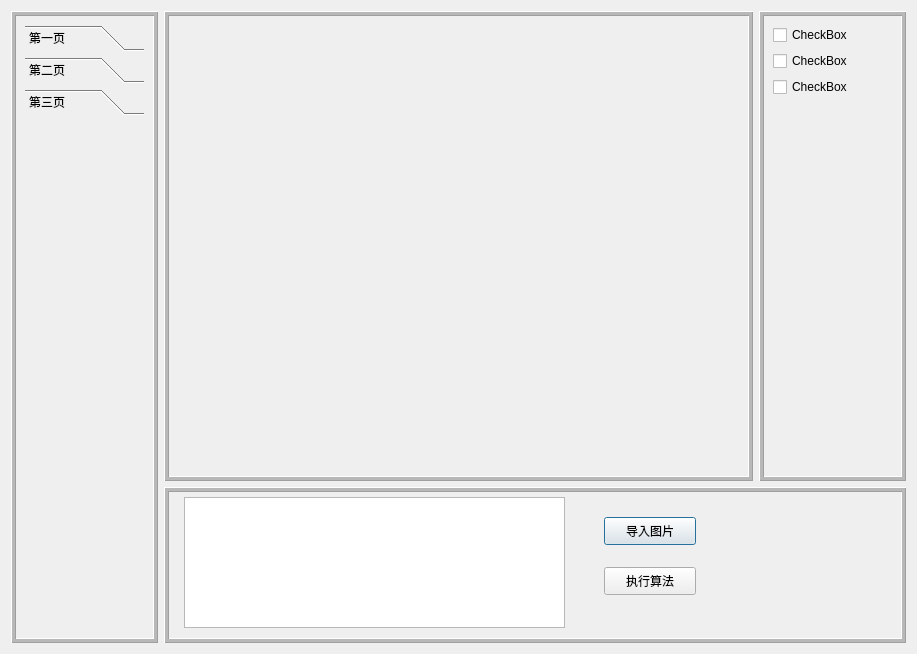
<?xml version="1.0" encoding="UTF-8"?>
<ui version="4.0">
 <class>OpenCVDialog</class>
 <widget class="QDialog" name="OpenCVDialog">
  <property name="geometry">
   <rect>
    <x>0</x>
    <y>0</y>
    <width>917</width>
    <height>654</height>
   </rect>
  </property>
  <property name="windowTitle">
   <string>Dialog</string>
  </property>
  <layout class="QGridLayout" name="gridLayout" rowstretch="6,2" columnstretch="1,4,1">
   <item row="0" column="2">
    <widget class="QFrame" name="frame_4">
     <property name="frameShape">
      <enum>QFrame::Box</enum>
     </property>
     <property name="frameShadow">
      <enum>QFrame::Raised</enum>
     </property>
     <property name="midLineWidth">
      <number>3</number>
     </property>
     <layout class="QVBoxLayout" name="verticalLayout_3">
      <property name="spacing">
       <number>0</number>
      </property>
      <property name="leftMargin">
       <number>0</number>
      </property>
      <property name="topMargin">
       <number>0</number>
      </property>
      <property name="rightMargin">
       <number>0</number>
      </property>
      <property name="bottomMargin">
       <number>0</number>
      </property>
      <item>
       <widget class="QStackedWidget" name="stackedWidget">
        <property name="currentIndex">
         <number>0</number>
        </property>
        <widget class="QWidget" name="page_2">
         <layout class="QVBoxLayout" name="verticalLayout_4">
          <item>
           <widget class="QCheckBox" name="checkBox">
            <property name="text">
             <string>CheckBox</string>
            </property>
           </widget>
          </item>
          <item>
           <widget class="QCheckBox" name="checkBox_2">
            <property name="text">
             <string>CheckBox</string>
            </property>
           </widget>
          </item>
          <item>
           <widget class="QCheckBox" name="checkBox_3">
            <property name="text">
             <string>CheckBox</string>
            </property>
           </widget>
          </item>
          <item>
           <spacer name="verticalSpacer">
            <property name="orientation">
             <enum>Qt::Vertical</enum>
            </property>
            <property name="sizeHint" stdset="0">
             <size>
              <width>20</width>
              <height>40</height>
             </size>
            </property>
           </spacer>
          </item>
         </layout>
        </widget>
        <widget class="QWidget" name="page_4"/>
        <widget class="QWidget" name="page_5"/>
       </widget>
      </item>
     </layout>
    </widget>
   </item>
   <item row="0" column="0" rowspan="2">
    <widget class="QFrame" name="frame_2">
     <property name="frameShape">
      <enum>QFrame::Box</enum>
     </property>
     <property name="frameShadow">
      <enum>QFrame::Raised</enum>
     </property>
     <property name="midLineWidth">
      <number>3</number>
     </property>
     <layout class="QVBoxLayout" name="verticalLayout_2">
      <item>
       <widget class="QToolBox" name="toolBox">
        <property name="currentIndex">
         <number>2</number>
        </property>
        <widget class="QWidget" name="page">
         <property name="geometry">
          <rect>
           <x>0</x>
           <y>0</y>
           <width>115</width>
           <height>498</height>
          </rect>
         </property>
         <attribute name="label">
          <string>第一页</string>
         </attribute>
         <layout class="QVBoxLayout" name="verticalLayout">
          <property name="leftMargin">
           <number>0</number>
          </property>
          <property name="topMargin">
           <number>0</number>
          </property>
          <property name="rightMargin">
           <number>0</number>
          </property>
          <property name="bottomMargin">
           <number>0</number>
          </property>
          <item>
           <widget class="QToolButton" name="toolButton">
            <property name="sizePolicy">
             <sizepolicy hsizetype="Expanding" vsizetype="Fixed">
              <horstretch>0</horstretch>
              <verstretch>0</verstretch>
             </sizepolicy>
            </property>
            <property name="text">
             <string>基本操作</string>
            </property>
           </widget>
          </item>
          <item>
           <widget class="QToolButton" name="toolButton_2">
            <property name="sizePolicy">
             <sizepolicy hsizetype="Expanding" vsizetype="Fixed">
              <horstretch>0</horstretch>
              <verstretch>0</verstretch>
             </sizepolicy>
            </property>
            <property name="text">
             <string>图像预处理</string>
            </property>
           </widget>
          </item>
         </layout>
        </widget>
        <widget class="QWidget" name="page_1">
         <property name="geometry">
          <rect>
           <x>0</x>
           <y>0</y>
           <width>115</width>
           <height>498</height>
          </rect>
         </property>
         <attribute name="label">
          <string>第二页</string>
         </attribute>
        </widget>
        <widget class="QWidget" name="page_3">
         <property name="geometry">
          <rect>
           <x>0</x>
           <y>0</y>
           <width>115</width>
           <height>498</height>
          </rect>
         </property>
         <attribute name="label">
          <string>第三页</string>
         </attribute>
        </widget>
       </widget>
      </item>
     </layout>
    </widget>
   </item>
   <item row="0" column="1">
    <widget class="QFrame" name="frame">
     <property name="frameShape">
      <enum>QFrame::Box</enum>
     </property>
     <property name="frameShadow">
      <enum>QFrame::Raised</enum>
     </property>
     <property name="midLineWidth">
      <number>3</number>
     </property>
     <layout class="QVBoxLayout" name="verticalLayout_6">
      <property name="leftMargin">
       <number>0</number>
      </property>
      <property name="topMargin">
       <number>0</number>
      </property>
      <property name="rightMargin">
       <number>0</number>
      </property>
      <property name="bottomMargin">
       <number>0</number>
      </property>
      <item>
       <widget class="QWidget" name="widget" native="true">
        <layout class="QVBoxLayout" name="verticalLayout_5">
         <property name="leftMargin">
          <number>0</number>
         </property>
         <property name="topMargin">
          <number>0</number>
         </property>
         <property name="rightMargin">
          <number>0</number>
         </property>
         <property name="bottomMargin">
          <number>0</number>
         </property>
         <item>
          <widget class="QLabel" name="label">
           <property name="frameShape">
            <enum>QFrame::NoFrame</enum>
           </property>
           <property name="frameShadow">
            <enum>QFrame::Plain</enum>
           </property>
           <property name="lineWidth">
            <number>1</number>
           </property>
           <property name="midLineWidth">
            <number>0</number>
           </property>
           <property name="text">
            <string/>
           </property>
          </widget>
         </item>
        </layout>
       </widget>
      </item>
     </layout>
    </widget>
   </item>
   <item row="1" column="1" colspan="2">
    <widget class="QFrame" name="frame_3">
     <property name="frameShape">
      <enum>QFrame::Box</enum>
     </property>
     <property name="frameShadow">
      <enum>QFrame::Raised</enum>
     </property>
     <property name="midLineWidth">
      <number>3</number>
     </property>
     <widget class="QPushButton" name="selectImgBtn">
      <property name="geometry">
       <rect>
        <x>440</x>
        <y>30</y>
        <width>92</width>
        <height>28</height>
       </rect>
      </property>
      <property name="text">
       <string>导入图片</string>
      </property>
     </widget>
     <widget class="QPushButton" name="processImgBtn">
      <property name="geometry">
       <rect>
        <x>440</x>
        <y>80</y>
        <width>92</width>
        <height>28</height>
       </rect>
      </property>
      <property name="text">
       <string>执行算法</string>
      </property>
     </widget>
     <widget class="QPlainTextEdit" name="plainTextEdit">
      <property name="geometry">
       <rect>
        <x>20</x>
        <y>10</y>
        <width>381</width>
        <height>131</height>
       </rect>
      </property>
     </widget>
    </widget>
   </item>
  </layout>
 </widget>
 <resources/>
 <connections/>
</ui>
